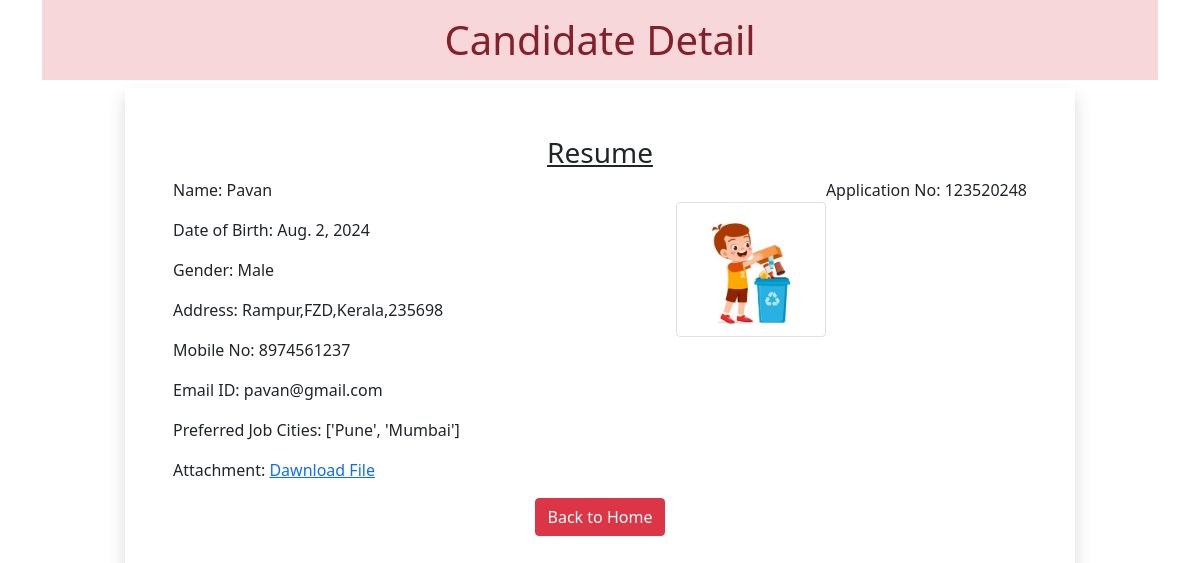
Page /8 on the committed database.
### myapp/models.py (models this page shows)
class Resume(models.Model):
    name = models.CharField(max_length=100)
    dob =models.DateField(auto_now_add=False,auto_now=False)
    gender = models.CharField(max_length=100)
    locality = models.CharField(max_length=100)
    city = models.CharField(max_length=100)
    pin = models.PositiveIntegerField()
    state = models.CharField(max_length=100, choices=STATE_CHOICE)
    mobile = models.PositiveIntegerField()
    email = models.EmailField()
    job_city = models.CharField(max_length=100)
    profile_image = models.ImageField(upload_to='profileimage',blank=True)
    my_file = models.FileField(upload_to='doc', blank=True)

### myapp/views.py (the view)
# urls.py: path('<int:pk>', views.CandidateView.as_view(), name='candidate'),
class CandidateView(View):
    def get(self, request, pk):
        candidate = Resume.objects.get(pk=pk)
        return render(request, 'myapp/candidate.html', {'candidate': candidate})

### template/myapp/candidate.html (shortened to what this page needs)
<!DOCTYPE html>
<html lang="en">
<head>
     <link href="https://cdn.jsdelivr.net/npm/bootstrap@5.0.2/dist/css/bootstrap.min.css" rel="stylesheet"
>
    <link rel="stylesheet" href="https://cdn.jsdelivr.net/npm/bootstrap-icons@1.11.3/font/bootstrap-icons.min.css">
</head>
<body>
<div class="container">
    <h1 class="alert-danger text-center p-3">Candidate Detail</h1>
    <div class="row">
        <div class="col-sm-10 shadow p-5 offset-sm-1">
            <h3 class="text-center"><u>Resume</u></h3>
            <p class="float-end">Application No: 12352024{{ candidate.id}}</p>
            <img src="{{candidate.profile_image.url}}" alt="" class="img-fluid img-thumbnail float-end mt-4"
                 width="150" height="150">
            <p> Name: {{candidate.name}}</p>
            <p> Date of Birth: {{candidate.dob}}</p>
            <p> Gender: {{candidate.gender}}</p>
            <p> Address: {{candidate.locality}},{{candidate.city}},{{candidate.state}},{{candidate.pin}}</p>
            <p> Mobile No: {{candidate.mobile}}</p>
            <p> Email ID: {{candidate.email}}</p>
            <p> Preferred Job Cities: {{candidate.job_city }}</p>
            <p> Attachment: <a href="{{candidate.my_file.url}}">Dawnload File</a></p>
            <div class="text-center">
             <a href="/" class="btn btn-danger">Back to Home</a>
            </div>
        </div>
    </div>
</div>
</body>
</html>

### rows in the picture
Resume: id "8", profile_image (picture), name "Pavan", dob "Aug. 2, 2024", gender "Male", locality "Rampur", city "FZD", state "Kerala", pin "235698", mobile "8974561237", email "pavan@gmail.com", job_city "['Pune', 'Mumbai']"
